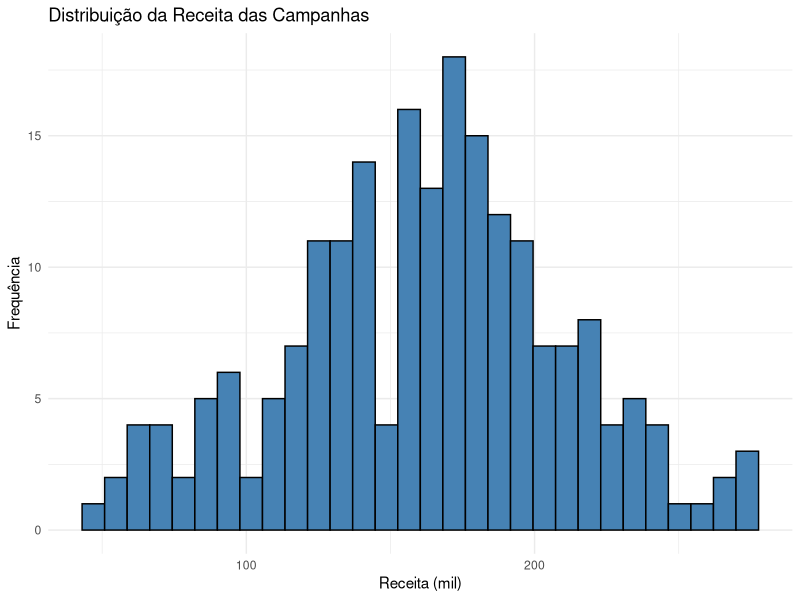
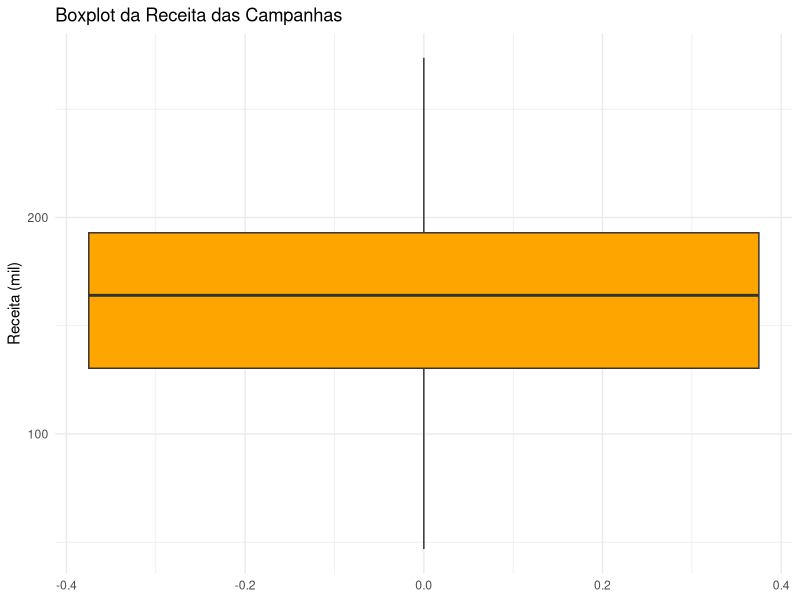
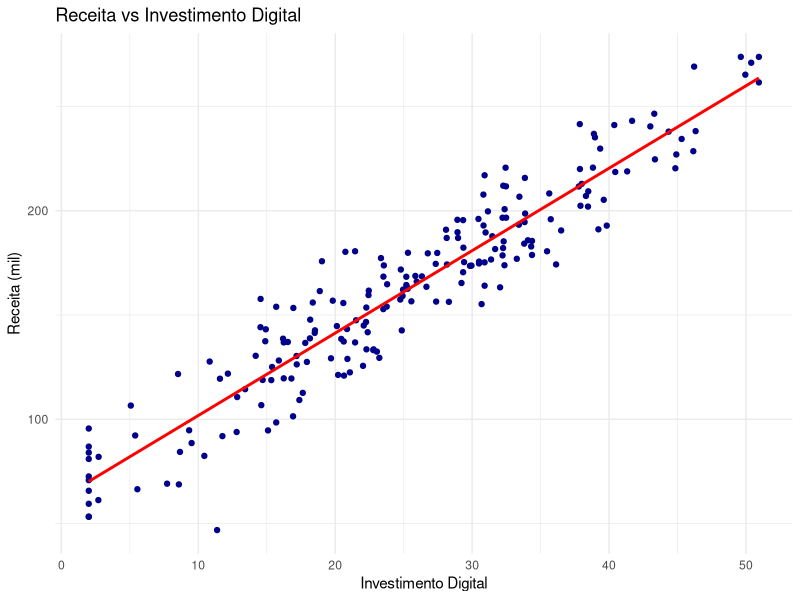
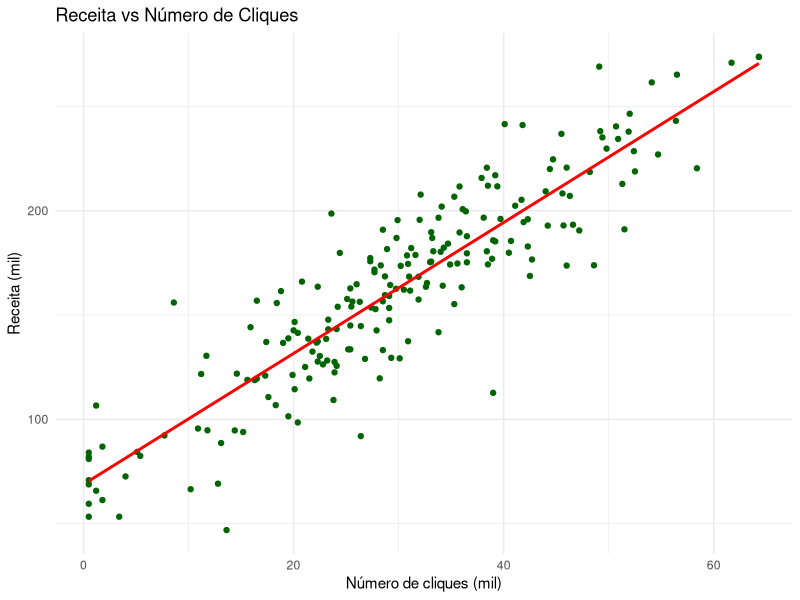
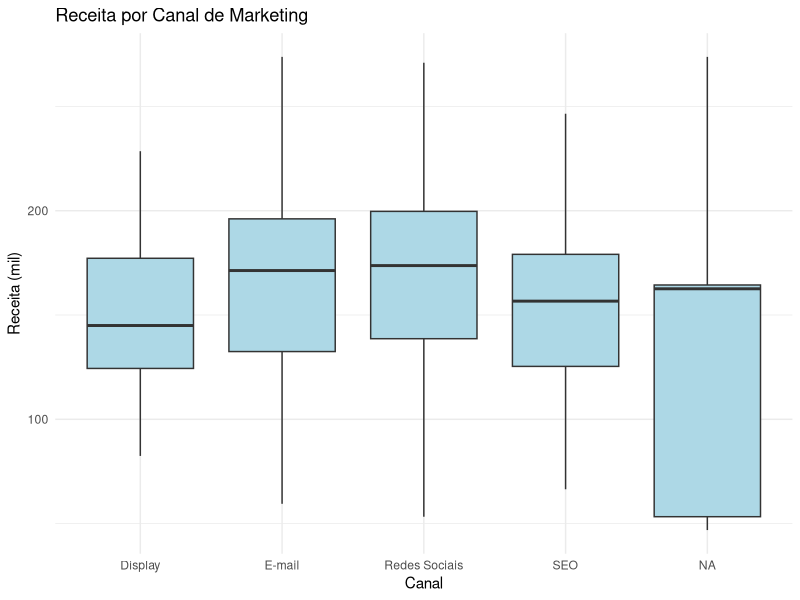

Generate these figures, in order, with R:

# =====================================
# Script: gerar_graficos.R
# Objetivo: Gerar gráficos exploratórios
# =====================================

library(readxl)
library(ggplot2)
library(dplyr)

# Caminho do dataset
dados <- read_excel("03 - Marketing - Disponibilizar.xlsx")

# Criar pasta de saída
if(!dir.exists("graficos")){
  dir.create("graficos")
}

# 1. Histograma da receita
g1 <- ggplot(dados, aes(x = receita_mil)) +
  geom_histogram(bins = 30, fill = "steelblue", color = "black") +
  labs(
    title = "Distribuição da Receita das Campanhas",
    x = "Receita (mil)",
    y = "Frequência"
  ) +
  theme_minimal()

ggsave("graficos/histograma_receita.png", g1, width = 7, height = 5)

# 2. Boxplot da receita
g2 <- ggplot(dados, aes(y = receita_mil)) +
  geom_boxplot(fill = "orange") +
  labs(
    title = "Boxplot da Receita das Campanhas",
    y = "Receita (mil)"
  ) +
  theme_minimal()

ggsave("graficos/boxplot_receita.png", g2, width = 7, height = 5)

# 3. Receita vs Investimento Digital
g3 <- ggplot(dados, aes(x = invest_digital, y = receita_mil)) +
  geom_point(color = "darkblue") +
  geom_smooth(method = "lm", se = FALSE, color = "red") +
  labs(
    title = "Receita vs Investimento Digital",
    x = "Investimento Digital",
    y = "Receita (mil)"
  ) +
  theme_minimal()

ggsave("graficos/receita_vs_invest_digital.png", g3, width = 7, height = 5)

# 4. Receita vs Número de Cliques
g4 <- ggplot(dados, aes(x = num_cliques_mil, y = receita_mil)) +
  geom_point(color = "darkgreen") +
  geom_smooth(method = "lm", se = FALSE, color = "red") +
  labs(
    title = "Receita vs Número de Cliques",
    x = "Número de cliques (mil)",
    y = "Receita (mil)"
  ) +
  theme_minimal()

ggsave("graficos/receita_vs_cliques.png", g4, width = 7, height = 5)

# 5. Receita por canal
g5 <- ggplot(dados, aes(x = canal, y = receita_mil)) +
  geom_boxplot(fill = "lightblue") +
  labs(
    title = "Receita por Canal de Marketing",
    x = "Canal",
    y = "Receita (mil)"
  ) +
  theme_minimal()

ggsave("graficos/receita_por_canal.png", g5, width = 7, height = 5)

print("Gráficos gerados na pasta 'graficos/'")
